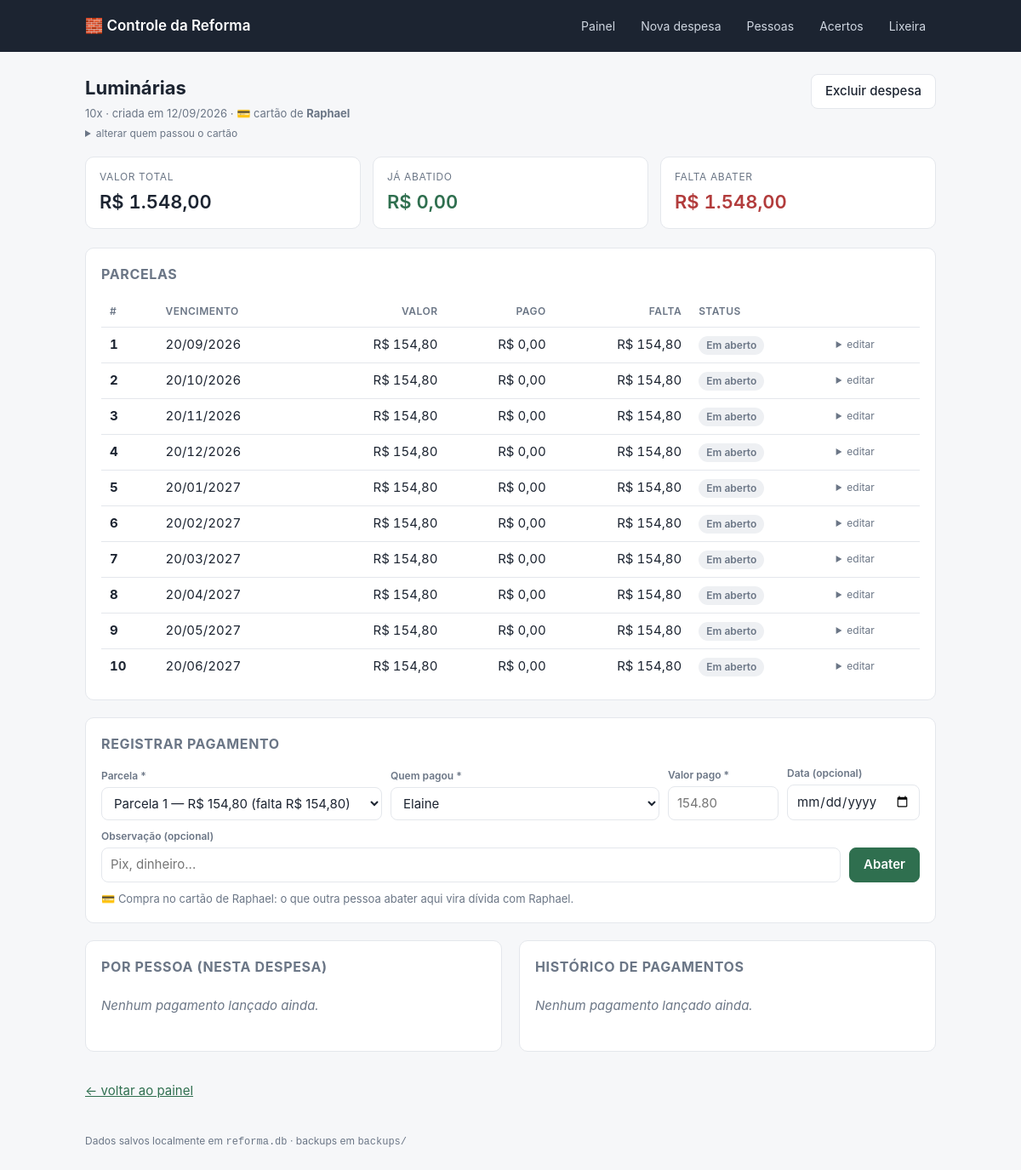
The app's page /despesas/2 with its own data.
### tables this page shows
CREATE TABLE despesa (
    id            INTEGER PRIMARY KEY AUTOINCREMENT,
    nome          TEXT NOT NULL,
    categoria     TEXT,
    observacao    TEXT,
    valor_total   INTEGER NOT NULL,          -- centavos
    qtd_parcelas  INTEGER NOT NULL,
    criado_em     TEXT NOT NULL DEFAULT (datetime('now','localtime'))
, excluido_em TEXT, pagador_id INTEGER REFERENCES pessoa(id));

CREATE TABLE pessoa (
    id      INTEGER PRIMARY KEY AUTOINCREMENT,
    nome    TEXT NOT NULL UNIQUE,
    ativo   INTEGER NOT NULL DEFAULT 1
);

CREATE TABLE parcela (
    id          INTEGER PRIMARY KEY AUTOINCREMENT,
    despesa_id  INTEGER NOT NULL REFERENCES despesa(id) ON DELETE CASCADE,
    numero      INTEGER NOT NULL,
    valor       INTEGER NOT NULL,            -- centavos
    vencimento  TEXT,                        -- YYYY-MM-DD (opcional)
    UNIQUE (despesa_id, numero)
);

### app.py (the view)
@app.route("/despesas/<int:despesa_id>")
def detalhe_despesa(despesa_id):
    despesa = db.obter_despesa(despesa_id)
    if not despesa:
        flash("Despesa não encontrada.", "erro")
        return redirect(url_for("index"))
    parcelas = db.listar_parcelas(despesa_id)
    pago = sum(p["pago"] for p in parcelas)
    return render_template(
        "despesa.html",
        despesa=despesa,
        parcelas=parcelas,
        pago=pago,
        saldo=despesa["valor_total"] - pago,
        pagamentos=db.listar_pagamentos_despesa(despesa_id),
        por_pessoa=db.resumo_pessoas_despesa(despesa_id),
        todas_pessoas=db.listar_pessoas(),
    )

### app.py (called while the page is built)
def brl(centavos):
    if centavos is None:
        centavos = 0
    sinal = "-" if centavos < 0 else ""
    centavos = abs(int(centavos))
    inteiro, cents = divmod(centavos, 100)
    return f"{sinal}R$ {inteiro:,.0f}".replace(",", ".") + f",{cents:02d}"

def data_br(iso):
    if not iso:
        return "—"
    partes = str(iso)[:10].split("-")
    return "/".join(reversed(partes)) if len(partes) == 3 else iso

@app.after_request
def backup_apos_alteracao(response):
    if request.method == "POST":
        try:
            backup.fazer_backup()
        except Exception as e:  # backup nunca pode derrubar o app
            print(f"[backup] falhou: {e}")
    return response

@app.context_processor
def inject_globals():
    return {"pessoas_ativas": db.listar_pessoas(somente_ativas=True)}

### db.py (called while the page is built)
def connect():
    conn = sqlite3.connect(DB_PATH)
    conn.row_factory = sqlite3.Row
    conn.execute("PRAGMA foreign_keys = ON")
    return conn

@contextmanager
def get_db():
    conn = connect()
    try:
        yield conn
        conn.commit()
    except Exception:
        conn.rollback()
        raise
    finally:
        conn.close()

def listar_pessoas(somente_ativas=False):
    with get_db() as conn:
        sql = "SELECT * FROM pessoa"
        if somente_ativas:
            sql += " WHERE ativo = 1"
        sql += " ORDER BY nome COLLATE NOCASE"
        return conn.execute(sql).fetchall()

def obter_despesa(despesa_id):
    with get_db() as conn:
        return conn.execute(
            """SELECT d.*, ps.nome AS pagador
                 FROM despesa d
                 LEFT JOIN pessoa ps ON ps.id = d.pagador_id
                WHERE d.id = ?""",
            (despesa_id,),
        ).fetchone()

def listar_parcelas(despesa_id):
    with get_db() as conn:
        return conn.execute(
            """
            SELECT pc.*,
                   COALESCE((SELECT SUM(valor) FROM pagamento WHERE parcela_id = pc.id), 0) AS pago
              FROM parcela pc
             WHERE pc.despesa_id = ?
             ORDER BY pc.numero
            """,
            (despesa_id,),
        ).fetchall()

### templates/despesa.html (shortened to what this page needs)
{% extends "base.html" %}
{% block conteudo %}
<div class="cabecalho-pagina">
  <div>
    <h1>{{ despesa.nome }}</h1>
    <p class="suave pequeno" style="margin:0">
      {{ despesa.qtd_parcelas }}x · criada em {{ despesa.criado_em|data_br }}
      · {% if despesa.pagador %}💳 cartão de <strong>{{ despesa.pagador }}</strong>{% else %}sem cartão{% endif %}
    </p>
    <details class="editar" style="margin-top:4px">
      <summary>alterar quem passou o cartão</summary>
    </details>
  </div>
  {% if despesa.excluido_em %}
  <form method="post" action="{{ url_for('restaurar_despesa', despesa_id=despesa.id) }}">
    <button type="submit">Restaurar despesa</button>
  </form>
  {% else %}
  <form method="post" action="{{ url_for('remover_despesa', despesa_id=despesa.id) }}"
        onsubmit="return confirm('Mover a despesa “{{ despesa.nome }}” para a lixeira? Dá para restaurar depois.')">
    <button class="secundario" type="submit">Excluir despesa</button>
  </form>
  {% endif %}
</div>
<div class="grid-cards">
  <div class="stat"><div class="rotulo">Valor total</div><div class="valor">{{ despesa.valor_total|brl }}</div></div>
  <div class="stat verde"><div class="rotulo">Já abatido</div><div class="valor">{{ pago|brl }}</div></div>
  <div class="stat vermelho"><div class="rotulo">Falta abater</div><div class="valor">{{ saldo|brl }}</div></div>
</div>
<div class="card">
  <h2>Parcelas</h2>
  <div class="tabela-scroll">
  <table>
    <thead>
      <tr><th>#</th><th>Vencimento</th><th class="num">Valor</th><th class="num">Pago</th><th class="num">Falta</th><th>Status</th><th></th></tr>
    </thead>
    <tbody>
      {% for pc in parcelas %}
      {% set falta = pc.valor - pc.pago %}
      <tr>
        <td><strong>{{ pc.numero }}</strong></td>
        <td>{{ pc.vencimento|data_br }}</td>
        <td class="num">{{ pc.valor|brl }}</td>
        <td class="num">{{ pc.pago|brl }}</td>
        <td class="num">{{ falta|brl }}</td>
        <td>
          {% if falta <= 0 %}<span class="tag ok">Paga</span>
          {% elif pc.pago > 0 %}<span class="tag parcial">Parcial</span>
          {% else %}<span class="tag aberta">Em aberto</span>{% endif %}
        </td>
        <td>
          <details class="editar">
            <summary>editar</summary>
          </details>
        </td>
      </tr>
      {% endfor %}
    </tbody>
  </table>
  </div>
</div>
<div class="card">
  <h2>Registrar pagamento</h2>
  {% if despesa.excluido_em %}
    <p class="vazio">Restaure a despesa para lançar pagamentos.</p>
  {% elif pessoas_ativas %}
  <form method="post" action="{{ url_for('novo_pagamento') }}" class="linha">
    <div class="campo cresce">
      <label for="parcela_id">Parcela *</label>
      {% set ns = namespace(sel=false) %}
      <select id="parcela_id" name="parcela_id" required onchange="sugerirValor()">
        {% for pc in parcelas %}
        <option value="{{ pc.id }}" data-falta="{{ '%.2f'|format((pc.valor - pc.pago) / 100) }}"
          {% if (pc.valor - pc.pago) > 0 and not ns.sel %}selected{% set ns.sel = true %}{% endif %}>
          Parcela {{ pc.numero }} — {{ pc.valor|brl }} (falta {{ (pc.valor - pc.pago)|brl }})
        </option>
        {% endfor %}
      </select>
    </div>
    <div class="campo cresce">
      <label for="pessoa_id">Quem pagou *</label>
      <select id="pessoa_id" name="pessoa_id" required>
        {% for p in pessoas_ativas %}<option value="{{ p.id }}">{{ p.nome }}</option>{% endfor %}
      </select>
    </div>
    <div class="campo">
      <label for="valor">Valor pago *</label>
      <input id="valor" name="valor" required inputmode="decimal" placeholder="750,00" style="width:130px">
    </div>
    <div class="campo">
      <label for="data">Data (opcional)</label>
      <input id="data" name="data" type="date">
    </div>
    <div class="campo cresce">
      <label for="observacao">Observação (opcional)</label>
      <input id="observacao" name="observacao" placeholder="Pix, dinheiro...">
    </div>
    <button type="submit">Abater</button>
  </form>
  {% if despesa.pagador %}
  <p class="pequeno suave" style="margin:10px 0 0">
    💳 Compra no cartão de {{ despesa.pagador }}: o que outra pessoa abater aqui vira dívida com {{ despesa.pagador }}.
  </p>
  {% endif %}
  {% else %}
    <p class="vazio">Cadastre pelo menos uma pessoa em <a href="{{ url_for('pessoas') }}">Pessoas</a> para lançar pagamentos.</p>
  {% endif %}
</div>
<div class="duas-colunas">
  <div class="card">
    <h2>Por pessoa (nesta despesa)</h2>
    {% if por_pessoa %}
    <table>
      <thead><tr><th>Pessoa</th><th class="num">Pagou</th><th class="num">% da despesa</th></tr></thead>
      <tbody>
        {% for p in por_pessoa %}
        <tr>
          <td><a href="{{ url_for('detalhe_pessoa', pessoa_id=p.id) }}">{{ p.nome }}</a></td>
          <td class="num"><strong>{{ p.total|brl }}</strong></td>
          <td class="num">{{ (0 if despesa.valor_total == 0 else p.total * 100 / despesa.valor_total)|round(1) }}%</td>
        </tr>
        {% endfor %}
        <tr>
          <td class="suave">Falta abater</td>
          <td class="num suave">{{ saldo|brl }}</td>
          <td class="num suave">{{ (0 if despesa.valor_total == 0 else saldo * 100 / despesa.valor_total)|round(1) }}%</td>
        </tr>
      </tbody>
    </table>
    {% else %}<p class="vazio">Nenhum pagamento lançado ainda.</p>{% endif %}
  </div>
  <div class="card">
    <h2>Histórico de pagamentos</h2>
    {% if pagamentos %}
    <div class="tabela-scroll">
    <table>
      <thead><tr><th>Data</th><th>Pessoa</th><th>Parc.</th><th class="num">Valor</th><th></th></tr></thead>
      <tbody>
        {% for pg in pagamentos %}
        <tr>
          <td>{{ pg.data|data_br }}</td>
          <td>{{ pg.pessoa }}
            {% if despesa.pagador_id and pg.pessoa_id != despesa.pagador_id %}<div class="pequeno suave">→ deve a {{ despesa.pagador }}</div>{% endif %}
            {% if pg.observacao %}<div class="pequeno suave">{{ pg.observacao }}</div>{% endif %}</td>
          <td>{{ pg.parcela_numero }}</td>
          <td class="num">{{ pg.valor|brl }}</td>
          <td class="num">
            <form method="post" action="{{ url_for('remover_pagamento', pagamento_id=pg.id) }}"
                  onsubmit="return confirm('Remover este pagamento?')">
              <button class="link" type="submit" title="Remover">✕</button>
            </form>
          </td>
        </tr>
        {% endfor %}
      </tbody>
    </table>
    </div>
    {% else %}<p class="vazio">Nenhum pagamento lançado ainda.</p>{% endif %}
  </div>
</div>
<p><a href="{{ url_for('index') }}">← voltar ao painel</a></p>
{% endblock %}

### static/style.css (style rules this page uses)
:root { --bg: #f6f7f9; --card: #ffffff; --linha: #e4e7ec; --texto: #1c2431; --suave: #6b7686; --acento: #2f6f4f; --acento-claro: #e8f3ec; --alerta: #b23c3c; --alerta-claro: #fdecec; --aviso: #a5741a; --aviso-claro: #fdf4e3; --raio: 10px; }
* { box-sizing: border-box; }
body { margin: 0; background: var(--bg); color: var(--texto); font: 15px/1.5 -apple-system, BlinkMacSystemFont, "Segoe UI", Roboto, Helvetica, Arial, sans-serif; }
h1 { font-size: 22px; margin: 0 0 4px; }
h2 { font-size: 16px; margin: 0 0 14px; text-transform: uppercase; letter-spacing: .04em; color: var(--suave); }
a { color: var(--acento); }
.card { background: var(--card); border: 1px solid var(--linha); border-radius: var(--raio); padding: 18px; margin-bottom: 20px; }
.grid-cards { display: grid; grid-template-columns: repeat(auto-fit, minmax(180px, 1fr)); gap: 14px; margin-bottom: 22px; }
.stat { background: var(--card); border: 1px solid var(--linha); border-radius: var(--raio); padding: 14px 16px; }
.stat .rotulo { font-size: 12px; text-transform: uppercase; letter-spacing: .05em; color: var(--suave); }
.stat .valor { font-size: 22px; font-weight: 600; margin-top: 4px; font-variant-numeric: tabular-nums; }
.stat.verde .valor { color: var(--acento); }
.stat.vermelho .valor { color: var(--alerta); }
table { width: 100%; border-collapse: collapse; font-variant-numeric: tabular-nums; }
th, td { padding: 9px 10px; text-align: left; border-bottom: 1px solid var(--linha); vertical-align: middle; }
th { font-size: 12px; text-transform: uppercase; letter-spacing: .04em; color: var(--suave); font-weight: 600; }
td.num, th.num { text-align: right; }
tr:last-child td { border-bottom: none; }
.tabela-scroll { overflow-x: auto; }
.tag { display: inline-block; padding: 2px 9px; border-radius: 999px; font-size: 12px; font-weight: 600; }
.tag.aberta { background: #eef0f3; color: var(--suave); }
form.linha { display: flex; gap: 10px; flex-wrap: wrap; align-items: flex-end; }
.campo { display: flex; flex-direction: column; gap: 4px; }
.campo label { font-size: 12px; color: var(--suave); font-weight: 600; }
input, select, textarea { font: inherit; padding: 8px 10px; border: 1px solid var(--linha); border-radius: 8px; background: #fff; color: var(--texto); min-width: 0; }
.campo.cresce { flex: 1 1 180px; }
button { font: inherit; font-weight: 600; padding: 8px 16px; border-radius: 8px; border: 1px solid var(--acento); background: var(--acento); color: #fff; cursor: pointer; }
button.secundario { background: #fff; color: var(--texto); border-color: var(--linha); font-weight: 500; }
.vazio { color: var(--suave); font-style: italic; padding: 8px 0; }
.suave { color: var(--suave); }
.pequeno { font-size: 13px; }
.cabecalho-pagina { display: flex; justify-content: space-between; align-items: flex-start; gap: 16px; flex-wrap: wrap; margin-bottom: 18px; }
.duas-colunas { display: grid; grid-template-columns: 1fr 1fr; gap: 20px; }
details.editar summary { cursor: pointer; font-size: 12px; color: var(--suave); }

### records on screen
despesa: nome "Luminárias", qtd_parcelas "10", criado_em|data_br "12/09/2026", valor_total|brl "R$ 1.548,00"
pessoa: pagador "Raphael"
parcela: numero "1", vencimento|data_br "20/09/2026", valor|brl "R$ 154,80", pago|brl "R$ 0,00", falta "R$ 154,80"
parcela: numero "2", vencimento|data_br "20/10/2026", valor|brl "R$ 154,80", pago|brl "R$ 0,00", falta "R$ 154,80"
parcela: numero "3", vencimento|data_br "20/11/2026", valor|brl "R$ 154,80", pago|brl "R$ 0,00", falta "R$ 154,80"
parcela: numero "4", vencimento|data_br "20/12/2026", valor|brl "R$ 154,80", pago|brl "R$ 0,00", falta "R$ 154,80"
parcela: numero "5", vencimento|data_br "20/01/2027", valor|brl "R$ 154,80", pago|brl "R$ 0,00", falta "R$ 154,80"
parcela: numero "6", vencimento|data_br "20/02/2027", valor|brl "R$ 154,80", pago|brl "R$ 0,00", falta "R$ 154,80"
parcela: numero "7", vencimento|data_br "20/03/2027", valor|brl "R$ 154,80", pago|brl "R$ 0,00", falta "R$ 154,80"
parcela: numero "8", vencimento|data_br "20/04/2027", valor|brl "R$ 154,80", pago|brl "R$ 0,00", falta "R$ 154,80"
parcela: numero "9", vencimento|data_br "20/05/2027", valor|brl "R$ 154,80", pago|brl "R$ 0,00", falta "R$ 154,80"
parcela: numero "10", vencimento|data_br "20/06/2027", valor|brl "R$ 154,80", pago|brl "R$ 0,00", falta "R$ 154,80"

### other values on screen
{{ pago|brl }} "R$ 0,00"
{{ saldo|brl }} "R$ 1.548,00"
form field pessoa_id "Elaine"
